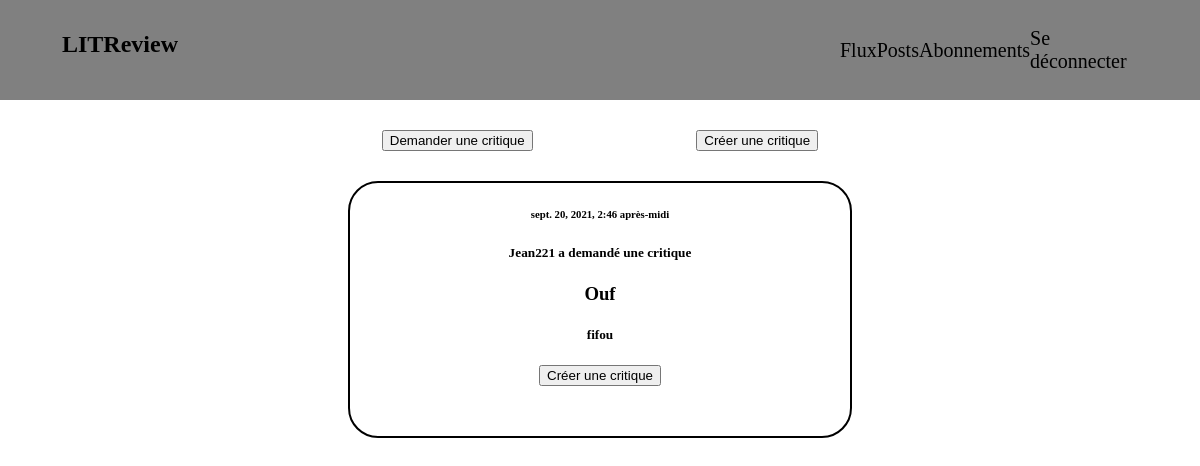
The app's page /home/ (signed in) with its own data.
### posts/models.py (models this page shows, shortened)
class Ticket(models.Model):
    title = models.CharField(max_length=128)
    description = models.TextField(max_length=2048,blank=True)
    user = models.ForeignKey(to=settings.AUTH_USER_MODEL,on_delete=models.CASCADE)
    image = models.ImageField(null=True,blank=True)
    time_created = models.DateTimeField(auto_now_add=True)

### posts/views.py (the view, shortened to what this page needs)
# urls.py: path('home/',CriticsHome.as_view(),name='home'),
class CriticsHome(ListView):
    model = Ticket
    context_object_name = "posts"
    template_name = 'posts/ticket_list.html'
    def get_queryset(self):
        follow = [self.request.user.id]
        users = User.objects.all()
        users_follow = UserFollows.objects.filter(user_id=self.request.user.id)
        for user in users_follow:
            for all_user in users:
                if all_user.id == user.followed_user_id:
                    follow.append(all_user.id)
        all_reviews = Review.objects.all()
        all_tickets = Ticket.objects.filter(user_id=self.request.user.id)
        review_id = []
        ticket_id = []
        for review in all_reviews:
            for ticket in all_tickets:
                if review.ticket_id == ticket.id:
                    review_id.append(review.id)
        for review in all_reviews:
            if review.user_id == self.request.user.id:
                ticket_id.append(review.ticket_id)
        tickets = Ticket.objects.filter(Q(user_id__in = follow) | Q(id__in = ticket_id))
        reviews = Review.objects.filter(Q(user_id__in = follow) | Q(id__in = review_id))
        for ticket in tickets:
            for user in users:
                if ticket.user_id == user.id:
                    ticket.username = user.username
        result_list = sorted(
            chain(tickets, reviews),
            key=lambda instance: instance.time_created,reverse=True)
        return result_list

### posts/templates/posts/ticket_list.html
{% extends 'base.html' %}
{% block content %}
{% load static %}
<link rel="stylesheet" href="{% static 'css/style_ticket_list.css' %}">
<div class="buttons">
    <form action="/create_ticket" xmlns="http://www.w3.org/1999/html">
      <input type="submit" value="Demander une critique" class="button">
    </form>
    <form action="/create_review">
      <input type="submit" value="Créer une critique" class ="button">
    </form>
</div>
    <div id = 'flux'>
    {% for post in posts %}
        {% if post.headline != None %}
            <div class = 'review'>
                <div>
                        <h6>{{post.time_created}}</h6>
                        {% if user.id == post.user_id %}
                            <h5>Vous avez publié une critique</h5>
                        {% else %}
                                <h5>{{post.username}} a publié une critique</h5>
                        {% endif %}
                                <h3>{{post.headline}}</h3>
                                <link rel="stylesheet" href="https://cdnjs.cloudflare.com/ajax/libs/font-awesome/4.7.0/css/font-awesome.min.css">
                                {% for x in ""|ljust:post.rating %}
                                    {% if forloop.counter0 <= post.rating %}
                                        <span class="fa fa-star"></span>
                                    {% endif %}
                                {% endfor %}
                                <h4>{{post.body}}</h4>
                </div>
                <div class ='ticket_in'>
                    <h5>Ticket - {{post.ticket.username}}</h5>
                    <h4>{{post.ticket.title}}</h4>
                    <h5>{{post.ticket.description}}</h5>
                </div>
            </div>
        {% else %}
                <div class = 'ticket'>
                    <article>
                        <h6>{{ post.time_created }}</h6>
                        {% if user.username == post.user.username %}
                        <h5>Vous avez publié un ticket</h5>
                        <h3>{{ post.title}}</h3>
                        <h5>{{ post.description }}</h5>
                        {% else %}
                        <h5>{{ post.user }} a demandé une critique</h5>
                        <h3>{{ post.title}}</h3>
                        <h5>{{ post.description }}</h5>
                        {% if post.already != True %}
                        <form action="/create_review/{{post.id}}" class="button_critic">
                          <input type="submit" value="Créer une critique">
                        </form>
                        {% endif %}
                        {% endif %}
                    </article>
                </div>
        {% endif %}
    {% endfor %}
    </div>
{% endblock %}

### posts/static/css/base.css (style rules this page uses)
html { margin : 0; }
body { margin : 0; }

### posts/static/css/style_ticket_list.css (style rules this page uses)
.buttons { margin : auto; margin-top : 30px; width:50%; display:flex; justify-content: space-around; }
.button { display:flex; justify-content: space-around; }
.button_critic { margin-bottom : 50px; }
#flux { text-align: center; display : flex; flex-direction : column; align-items: center; justify-content: center; }
.review, .ticket { border : solid 2px black; width : 500px; margin-top : 30px; border-radius : 30px; }

### records on screen
Ticket: time_created "sept. 20, 2021, 2:46 après-midi", user "Jean221", title "Ouf", description "fifou"
